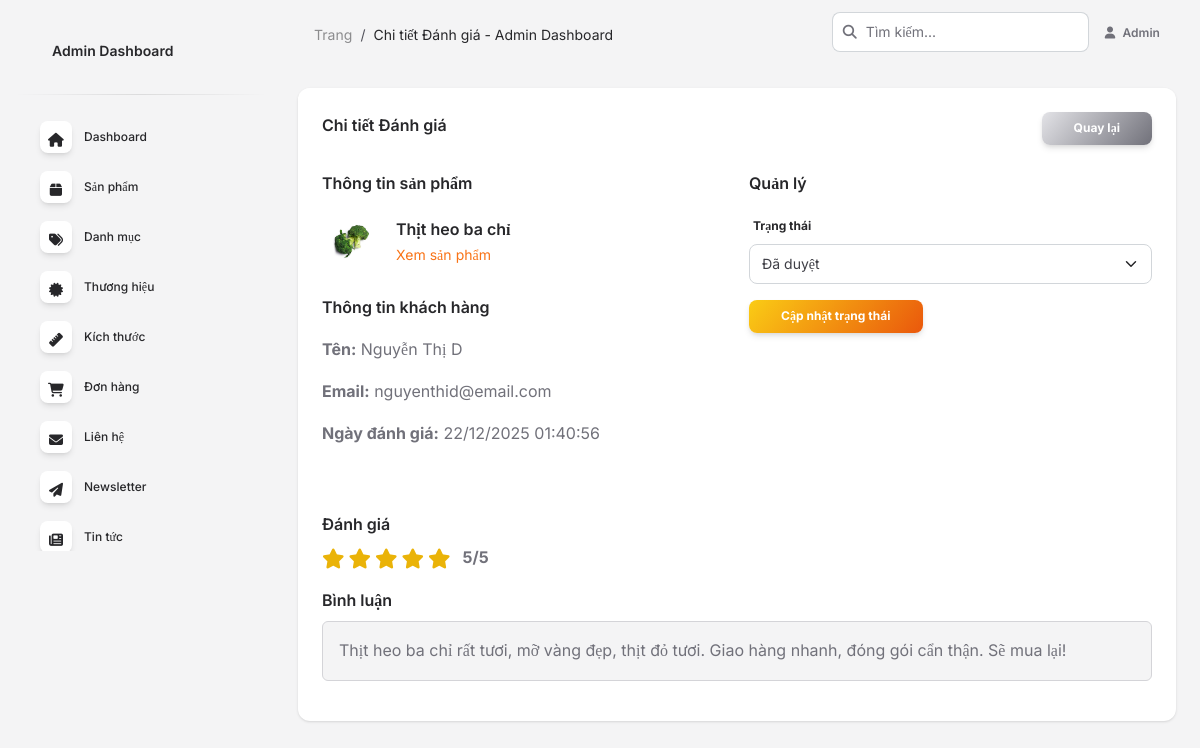
Screenshot of /admin/review_detail.php?id=1 (signed in) with the database file from the repository.
### tables this page shows
CREATE TABLE `reviews` (
  `id` int(11) NOT NULL AUTO_INCREMENT,
  `product_id` int(11) NOT NULL,
  `user_id` int(11) DEFAULT NULL COMMENT 'ID người dùng (NULL nếu khách hàng không đăng nhập)',
  `customer_name` varchar(150) NOT NULL COMMENT 'Tên khách hàng',
  `customer_email` varchar(150) NOT NULL,
  `rating` tinyint(1) NOT NULL DEFAULT 5 COMMENT 'Điểm đánh giá từ 1-5',
  `title` varchar(255) DEFAULT NULL COMMENT 'Tiêu đề đánh giá',
  `comment` text NOT NULL COMMENT 'Nội dung đánh giá',
  `images` text DEFAULT NULL COMMENT 'JSON array: ["image1.jpg", "image2.jpg"]',
  `status` enum('pending','approved','rejected') NOT NULL DEFAULT 'pending',
  `helpful_count` int(11) DEFAULT 0 COMMENT 'Số lượt hữu ích',
  `created_at` timestamp NOT NULL DEFAULT CURRENT_TIMESTAMP,
  `updated_at` timestamp NOT NULL DEFAULT CURRENT_TIMESTAMP ON UPDATE CURRENT_TIMESTAMP,
  PRIMARY KEY (`id`),
  KEY `product_id` (`product_id`),
  KEY `user_id` (`user_id`),
  KEY `status` (`status`),
  KEY `rating` (`rating`),
  FOREIGN KEY (`product_id`) REFERENCES `products`(`id`) ON DELETE CASCADE,
  FOREIGN KEY (`user_id`) REFERENCES `users`(`id`) ON DELETE SET NULL
);

CREATE TABLE `products` (
  `id` int(11) NOT NULL AUTO_INCREMENT,
  `name` varchar(255) NOT NULL,
  `slug` varchar(255) NOT NULL,
  `description` text DEFAULT NULL,
  `short_description` text DEFAULT NULL,
  `price` decimal(10,2) NOT NULL DEFAULT 0.00,
  `sale_price` decimal(10,2) DEFAULT NULL,
  `price_min` decimal(10,2) DEFAULT NULL COMMENT 'Giá tối thiểu (khoảng giá)',
  `price_max` decimal(10,2) DEFAULT NULL COMMENT 'Giá tối đa (khoảng giá)',
  `weight_options` varchar(255) DEFAULT NULL COMMENT 'Các lựa chọn trọng lượng, ví dụ: 1kg,2kg,3kg',
  `promo_heading` varchar(255) DEFAULT NULL COMMENT 'Tiêu đề khuyến mãi',
  `promo_content` text DEFAULT NULL COMMENT 'Nội dung khuyến mãi',
  `sku` varchar(100) DEFAULT NULL,
  `stock` int(11) NOT NULL DEFAULT 0,
  `category` varchar(100) DEFAULT NULL COMMENT 'Tên danh mục (để match với categories.name)',
  `image` varchar(255) DEFAULT NULL,
  `gallery` text DEFAULT NULL COMMENT 'JSON array các ảnh trong gallery',
  `status` enum('active','inactive') NOT NULL DEFAULT 'active',
  `featured` tinyint(1) NOT NULL DEFAULT 0 COMMENT 'Sản phẩm nổi bật',
  `created_at` timestamp NOT NULL DEFAULT CURRENT_TIMESTAMP,
  `updated_at` timestamp NOT NULL DEFAULT CURRENT_TIMESTAMP ON UPDATE CURRENT_TIMESTAMP,
  PRIMARY KEY (`id`),
  UNIQUE KEY `slug` (`slug`),
  KEY `status` (`status`),
  KEY `category` (`category`),
  KEY `featured` (`featured`)
);

### admin/review_detail.php (the view, shortened to what this page needs)
<?php
$review_id = isset($_GET['id']) ? (int)$_GET['id'] : 0;
$conn = connectDB();
$review = null;
$sql = "SELECT r.*, p.name as product_name, p.image as product_image
        FROM reviews r
        LEFT JOIN products p ON r.product_id = p.id
        WHERE r.id = ?";
$stmt = $conn->prepare($sql);
$stmt->bind_param("i", $review_id);
$stmt->execute();
$result = $stmt->get_result();
if ($result && $result->num_rows > 0) {
    $review = $result->fetch_assoc();
}
?>
<!DOCTYPE html>
<html lang="vi">
<head>
  <link href="../assets/css/nucleo-icons.css" rel="stylesheet" />
  <link href="../assets/css/nucleo-svg.css" rel="stylesheet" />
  <link id="pagestyle" href="../assets/css/soft-ui-dashboard.css?v=1.1.0" rel="stylesheet" />
</head>
<body class="g-sidenav-show bg-gray-100">
  <?php $currentPage = 'reviews'; include 'includes/sidebar.php'; ?>
  <main class="main-content position-relative max-height-vh-100 h-100 border-radius-lg">
    <?php include 'includes/navbar.php'; ?>
    <div class="container-fluid py-4">
      <div class="row">
        <div class="col-12">
          <div class="card">
            <div class="card-header pb-0">
              <div class="row">
                <div class="col-lg-6">
                  <h6>Chi tiết Đánh giá</h6>
                </div>
                <div class="col-lg-6 text-end">
                  <a href="reviews.php" class="btn bg-gradient-secondary btn-sm mb-0">Quay lại</a>
                </div>
              </div>
            </div>
            <div class="card-body">
              <form method="POST">
                <div class="row">
                  <div class="col-md-6">
                    <h6 class="mb-3">Thông tin sản phẩm</h6>
                    <div class="d-flex align-items-center mb-3">
                      <?php if (!empty($review['product_image'])): ?>
                      <img src="../assets/images/<?= htmlspecialchars($review['product_image']) ?>"
                           class="avatar avatar-lg me-3" alt="<?= htmlspecialchars($review['product_name'] ?? 'N/A') ?>">
                      <?php endif; ?>
                      <div>
                        <h6 class="mb-0"><?= htmlspecialchars($review['product_name'] ?? 'N/A') ?></h6>
                        <a href="../product-detail.php?id=<?= $review['product_id'] ?>" class="text-sm text-primary" target="_blank">Xem sản phẩm</a>
                      </div>
                    </div>
                    <h6 class="mb-3 mt-4">Thông tin khách hàng</h6>
                    <p><strong>Tên:</strong> <?= htmlspecialchars($review['customer_name']) ?></p>
                    <?php if (!empty($review['customer_email'])): ?>
                    <p><strong>Email:</strong> <?= htmlspecialchars($review['customer_email']) ?></p>
                    <?php endif; ?>
                    <p><strong>Ngày đánh giá:</strong> <?= date('d/m/Y H:i:s', strtotime($review['created_at'])) ?></p>
                  </div>
                  <div class="col-md-6">
                    <h6 class="mb-3">Quản lý</h6>
                    <div class="mb-3">
                      <label class="form-label">Trạng thái</label>
                      <select name="status" class="form-select">
                        <option value="approved" <?= $review['status'] === 'approved' ? 'selected' : '' ?>>Đã duyệt</option>
                      </select>
                    </div>
                    <button type="submit" name="update_review" class="btn bg-gradient-primary btn-sm">Cập nhật trạng thái</button>
                  </div>
                </div>
                <hr class="my-4">
                <div class="mb-3">
                  <h6>Đánh giá</h6>
                  <div class="d-flex align-items-center mb-2">
                    <?php for ($i = 1; $i <= 5; $i++): ?>
                      <i class="fas fa-star fa-lg <?= $i <= $review['rating'] ? 'text-warning' : 'text-secondary' ?> me-1"></i>
                    <?php endfor; ?>
                    <span class="ms-2"><strong><?= $review['rating'] ?>/5</strong></span>
                  </div>
                </div>
                <div class="mb-3">
                  <h6>Bình luận</h6>
                  <div class="border rounded p-3 bg-gray-100">
                    <?= nl2br(htmlspecialchars($review['comment'] ?? 'Không có bình luận')) ?>
                  </div>
                </div>
              </form>
            </div>
          </div>
        </div>
      </div>
    </div>
  </main>
</body>
</html>

### rows the page displays
reviews: product.image (picture), product.name "Thịt heo ba chỉ", customer_name "Nguyễn Thị D", customer_email "nguyenthid@email.com", created_at "22/12/2025 01:40:56", status "Đã duyệt", rating "5", comment "Thịt heo ba chỉ rất tươi, mỡ vàng đẹp, thịt đỏ tươi. Giao hàng nhanh, đóng gói cẩn thận. Sẽ mua lại!"

### other values shown
$pageTitle "Chi tiết Đánh giá - Admin Dashboard"
$_SESSION['user_name'] "Admin"
